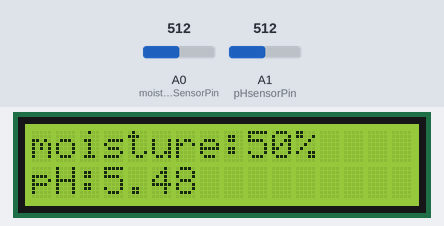
This sketch was run on a simulated Arduino Uno, built with avr-gcc and run on an emulated ATmega328P. Shown: 16×2 character LCD. Inputs (shaded band) come from the test bench; at power-on: A0 (moistureSensorPin) = 512, A1 (pHsensorPin) = 512. What the sketch prints to the serial monitor is not drawn.

Above: at 1.2 s.
1.3 s: A0 (moistureSensorPin) set to 716
At 2.8 s:
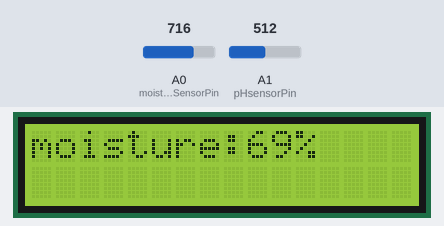
4.9 s: A1 (pHsensorPin) set to 221
At 7.0 s:
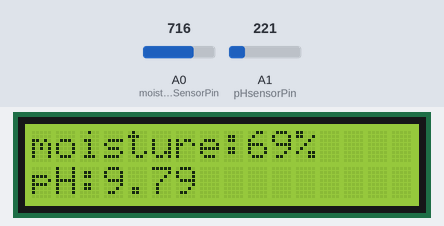
8.1 s: A1 (pHsensorPin) set to 198
At 8.8 s:
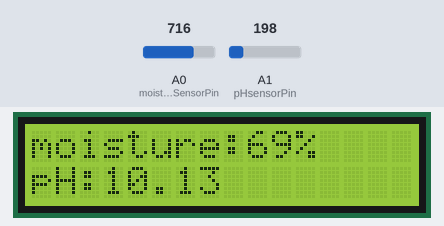
10.6 s: A0 (moistureSensorPin) set to 900
At 12.9 s:
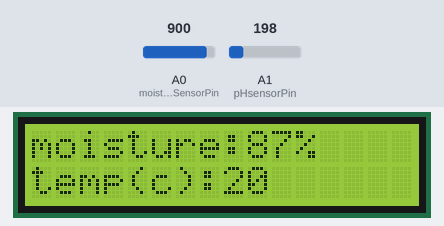
13.1 s: A1 (pHsensorPin) set to 122
At 14.2 s:
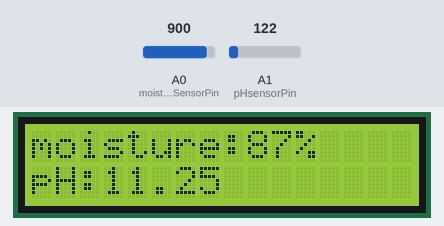
15.6 s: A0 (moistureSensorPin) set to 1023
At 17.3 s:
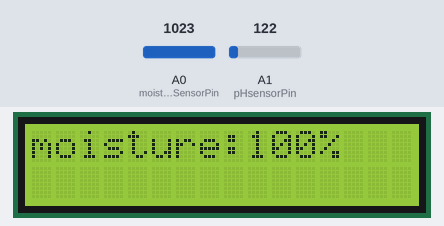
Timing chart, 0 to 18.8 s (numbered marks = the images above; inputs shaded):
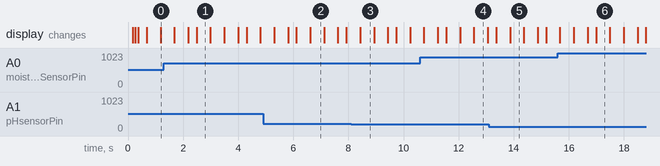

The sketch:

soilMonitoringCode.ino
```cpp
#include <LiquidCrystal.h>

// moisture sensor variables
const int moistureSensorPin = A0;
const int minValue = 0;
const int maxValue = 1023;

// pH sensor variables
const int pHsensorPin = A1;
const int pHcalibrationValue = 7.0;
const int pHcalibrationVoltage = 2.5;

// lcd interfacing - lcd(Rs, E, D4, D5, D6, D7);
const int rs = 12, en = 11, d4 = 5, d5 = 4, d6 = 3, d7 = 2;
LiquidCrystal lcd(rs, en, d4, d5, d6, d7);


void setup() {
  Serial.begin(9600);
  lcd.begin(16, 2);

}

bool toRepeat = true;

void loop() {

  if(toRepeat == true) {
    loading();
    toRepeat = false;
  }
  else {
    fetching();
  }


  delay(300);
  lcd.clear();

  moistureSensor();

  delay(500);
  pHsensor();

  delay(500);
  temperature();

  delay(500);
  lcd.clear();
}

// loading text in display
void loading() {
  lcd.print("Loading");
  delay(100);
  lcd.clear();
  lcd.print("Loading.");
  delay(100);
  lcd.clear();
  lcd.print("Loading..");
  delay(100);
  lcd.clear();
  lcd.print("Loading...");
}

// fetching text display
void fetching() {
  lcd.print("Please wait");
}

// code for pH value sensor
void pHsensor() {
  int pHvalue = analogRead(pHsensorPin);

  // analog value to voltage
  float voltage = pHvalue * (5.0 / 1023.0);

  float pH = pHcalibrationValue + ((voltage - pHcalibrationVoltage) * (-5.0 / 1.65));

  Serial.print("pH Value : ");
  Serial.println(pH, 2);

  lcd.setCursor(0, 1);

  lcd.print("pH:");
  lcd.print(pH, 2);

}

// code for soil moisture sensor
void moistureSensor() {
  int moisture = analogRead(moistureSensorPin);
  int moisturePercent = map(moisture, minValue, maxValue, 0, 100);

  Serial.print("Moisture Percentage : ");
  Serial.print(moisturePercent);
  Serial.println("%");

  lcd.setCursor(0, 0);
  lcd.print("moisture:");
  lcd.print(moisturePercent);
  lcd.print("%");
}

// demo code for temperature
void temperature() {
  int temp = 20;
  lcd.setCursor(0, 1);
  lcd.print("temp(c):");
  lcd.print(temp);

  Serial.print("Temperature : ");
  Serial.print(temp);
  Serial.println(" C");
}
```

Measured:
- what the display in image 1 shows lasts 0.5 s, from 2.5 s to 3.0 s
